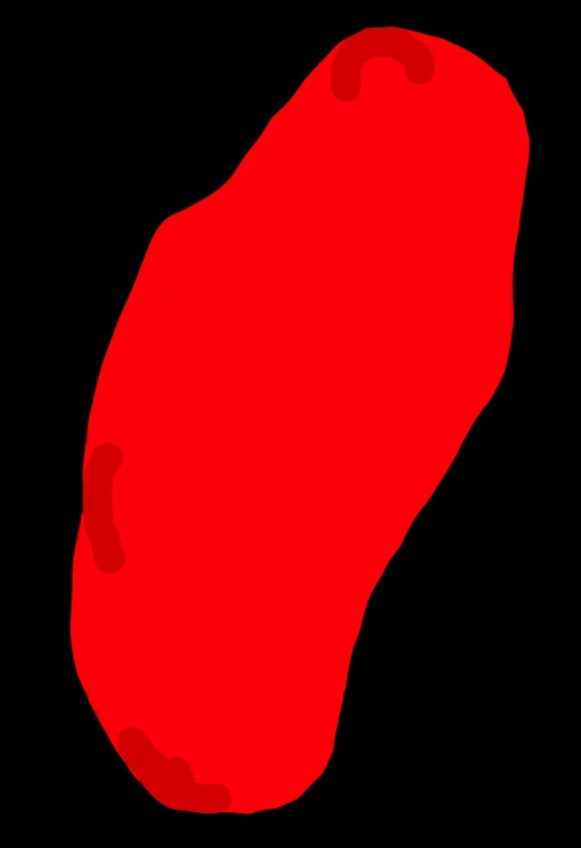
#> input picture data/cells/c1.jpg, 581 x 848 px
$ python -i spindle.py   (imports and definitions only)
#> lines starting #> are read from the running program, lines starting #| are printed output that depends on the picture; after the words box and inside, x2 and y2 are one past the last pixel; in counts of white or black regions, pixels touching at a corner belong together
#!/usr/bin/env python
# coding: utf-8
"""
Spindle Positioning Simulation - Refactored Version
====================================================

Simulates spindle positioning during cell division across multiple cell types:
- Follicular epithelial cells (Drosophila)
- Neuroblasts (Drosophila)
- C. elegans embryos (PNC and spindle modes)
- Zebrafish endothelial cells

Author: Alikhan Yeltokov
Date: 2025
"""

from dataclasses import dataclass, field
from typing import Optional, Literal, Dict, Any, Tuple, List
from pathlib import Path
import numpy as np
import pandas as pd
import openpyxl
import cv2
import json
import random
import math
import os
from numpy import linalg as LA
from scipy.stats import norm
from scipy.ndimage import gaussian_filter1d
from scipy.interpolate import interp1d
from shapely.geometry import LineString, Polygon, Point
import matplotlib.pyplot as plt
import matplotlib.patches as patches
import matplotlib.colors as mcolors

# ============================================================================
# CONFIGURATION CLASSES
# ============================================================================

@dataclass
class SimulationConfig:
    """Core simulation parameters shared by all cell types."""
    # Force units are in pN, distances is in custom model units where 1 model unit = 10 Âµm (will change to micrometers in the next version), time in s
    # Time & discretization
    time_step: float
    total_time: float
    seed: int = 42

    # Spindle geometry
    spindle_half_length: float = 0.4
    spindle_width: float = 0.32
    spindle_angle_init: float = 0.0

    # Microtubules
    n_astral_mts: int = 100
    mt_mean_length: float = 1.0
    mt_length_stdev: float = 1.0

    # Forces & dynamics
    pull_force: float = 5.0
    push_force: float = 5.0
    growth_rate: float = 0.013
    shrink_rate: float = -0.027
    catastrophe_rate: float = 0.021
    rescue_rate: float = 0.029
    bind_rate: float = 0.03
    unbind_rate: float = 0.02

    # Physical constants
    viscosity: float = 100.0
    bending_rigidity: float = 0.2
    min_cortex_distance: float = 0.01
    push_distance: float = 0.0005
    max_interaction_distance: float = 0.02
    mt_min_length: float = 0.01
    repulsion_force: float = 0.0

    # Discretization
    n_cell_sides: int = 480
    mt_discretization: int = 2 #serves no function in the current version

    # Paths
    data_dir: Path = field(default_factory=lambda: Path("./data"))
    output_dir: Path = field(default_factory=lambda: Path("./output"))

    # Visualization
    show_force_vectors: bool = False
    save_plots: bool = True
    plot_interval: int = 40

    # Advanced
    length_distribution: Literal["gamma", "constant"] = "gamma"
    initial_state_distribution: Literal["random", "growing"] = "random"
    max_step: float = 0.1

    # [12 lines left out: function get_probabilities, not called in this run]


@dataclass
class FollicleEpithelialConfig(SimulationConfig):
    cell_type: Literal["follicle_epithelial"] = "follicle_epithelial"
    cell_radius_a: float = 0.5
    cell_radius_b: float = 0.5
    fg_density: int = 100
    astral_spread: float = 3 * np.pi / 2


@dataclass
class NeuroblastConfig(SimulationConfig):
    cell_type: Literal["neuroblast"] = "neuroblast"
    cell_radius_a: float = 0.5
    cell_radius_b: float = 0.5
    fg_density_basal: int = 100
    fg_density_apical: int = 100
    astral_spread: float = 3 * np.pi / 2


@dataclass
class CElegansPNCConfig(SimulationConfig):
    cell_type: Literal["celegans_pnc"] = "celegans_pnc"
    cell_radius_a: float = 2.5
    cell_radius_b: float = 1.5
    superellipse_n: float = 2.2
    fg_density_anterior: int = 40
    fg_density_posterior: int = 60
    astral_spread: float = np.pi
    catastrophe_rate: float = 0.014  # Override parent
    rescue_rate: float = 0.044        # Override parent
    spindle_angle_init: float = np.pi / 2  # Override parent - no magic!


@dataclass
class CElegansSpindleConfig(SimulationConfig):
    cell_type: Literal["celegans_spindle"] = "celegans_spindle"
    cell_radius_a: float = 2.5
    cell_radius_b: float = 1.5
    superellipse_n: float = 2.2
    fg_density_anterior: int = 40
    fg_density_posterior: int = 60
    astral_spread: float = 3 * np.pi / 2
    catastrophe_rate: float = 0.014  # Override parent
    rescue_rate: float = 0.044        # Override parent


@dataclass
class ZebrafishEndoConfig(SimulationConfig):
    """Zebrafish endothelial cell from live imaging."""

    cell_type: Literal["zebrafish_endo"] = "zebrafish_endo"
    endo_index: int = 1
    fg_distribution: Literal["uniform", "junctions"] = "uniform"
    fg_density: int = 10

    cell_radius_a: float = 1.0
    cell_radius_b: float = 1.0
    astral_spread: float = 3 * np.pi / 2

    # Override parent's required field to be optional
    # If None, loads from Excel; if set, uses user value
    total_time: Optional[float] = None

    movie_info_file: Path = field(default_factory=lambda: Path("./data/Movie_info.xlsx"))
    cell_images_dir: Path = field(default_factory=lambda: Path("./data/cells"))
    spindle_images_dir: Path = field(default_factory=lambda: Path("./data/spindles"))
    junction_data_dir: Optional[Path] = None

    extras: Optional[Dict[str, Any]] = None

    # [40 lines left out: functions __post_init__, _load_from_excel, not called in this run]


CellConfig = (FollicleEpithelialConfig | NeuroblastConfig |
              CElegansPNCConfig | CElegansSpindleConfig |
              ZebrafishEndoConfig)


# ============================================================================
# SIMULATION STATE
# ============================================================================

@dataclass
class SimulationState:
    """Complete state of the simulation at a given time."""

    time: float
    cell_boundary: np.ndarray
    fgs: np.ndarray  # Force generator positions
    spindle_poles: np.ndarray
    spindle_angle: float
    astral_mts: np.ndarray
    astral_angles: np.ndarray
    mt_states: np.ndarray  # +1 growing, -1 shrinking
    mt_lengths: np.ndarray
    which_bind: np.ndarray
    which_push: np.ndarray
    free_fgs: np.ndarray
    astral_which_fg: np.ndarray
    velocity_com: np.ndarray = field(default_factory=lambda: np.zeros(2))


# ============================================================================
# HELPER FUNCTIONS
# ============================================================================

def sgn(x):
    """Sign function."""
    return np.where(x > 0, 1, -1)


# [95 lines left out: functions gaussian_angles, superellipse_points, point_in_polygon, distance_matrix, calculate_perimeter, calculate_partial_perimeter and 2 more, not called in this run]


# ============================================================================
# IMAGE PROCESSING FUNCTIONS (for Zebrafish)
# ============================================================================

def get_contours(image_path: str) -> np.ndarray:
    """Extract contours from microscopy image using OpenCV."""
#> called with image_path = 'data/cells/c1.jpg'
    image = cv2.imread(image_path)
#> image is the input picture: shape (848, 581, 3); mean B, G, R 3.8, 0.7, 118.4
    if image is None:
        raise FileNotFoundError(f"Could not load image: {image_path}")

    gray = cv2.cvtColor(image, cv2.COLOR_BGR2GRAY)
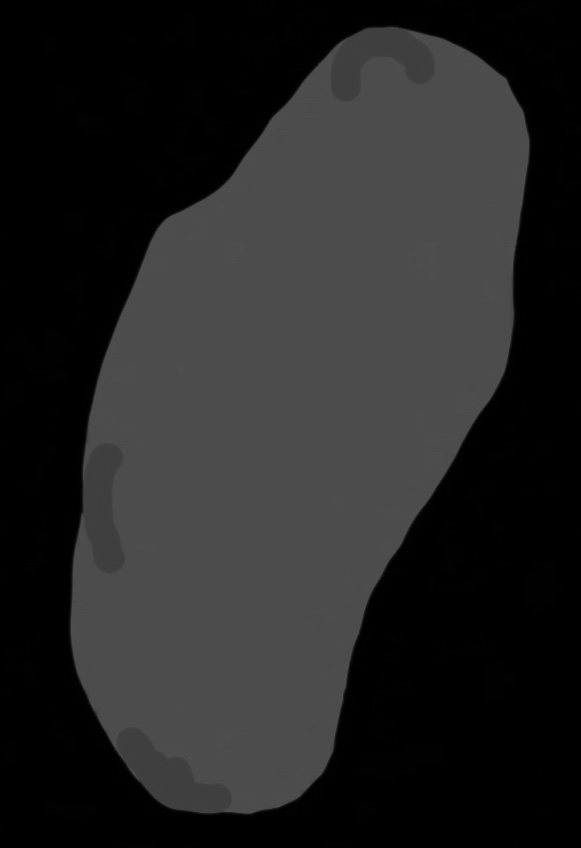
#> gray: shape (848, 581); min 0, max 82, mean 36.1
    blurred = cv2.GaussianBlur(gray, (5, 5), 0)
    edges = cv2.Canny(blurred, 50, 150)
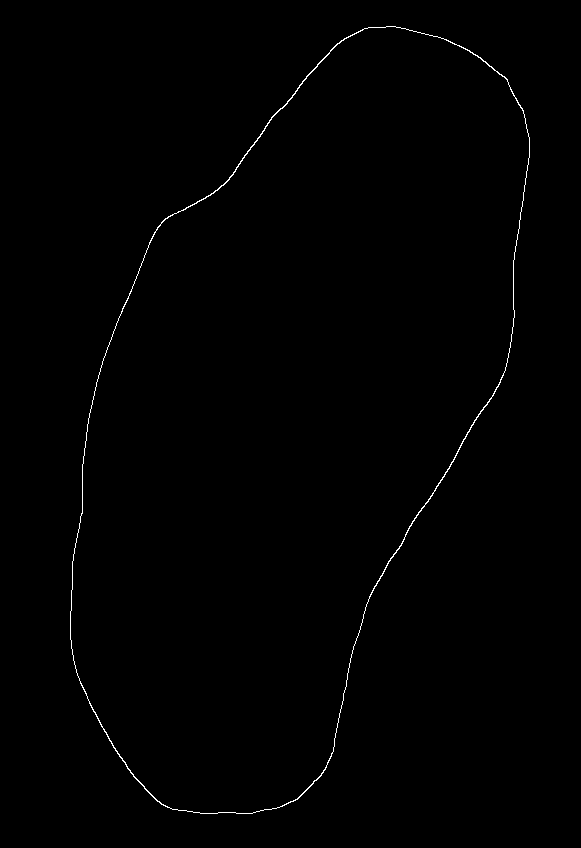
#> edges: shape (848, 581); 0.47% white in thin lines or dots, all inside (x1, y1, x2, y2) = (70, 26, 530, 814)
    contours, _ = cv2.findContours(edges, cv2.RETR_EXTERNAL, cv2.CHAIN_APPROX_SIMPLE)
#> contours = 1 contour; box (x1, y1, x2, y2) and area: (70, 26, 530, 814) 235630

    smoothed_contours = []
    for contour in contours:
        epsilon = 0.0001 * cv2.arcLength(contour, True)
        smoothed_contour = cv2.approxPolyDP(contour, epsilon, True)
        smoothed_contours.append(smoothed_contour)
#> this loop made 1 pass
#> epsilon on pass 1: 0.21
#> after the loop, smoothed_contours has the same summary as contours

    all_points = np.concatenate([contour.squeeze() for contour in smoothed_contours])
#> all_points = 892 pairs, first value 70 to 529, second value 26 to 813
    all_points[:, 1] = -all_points[:, 1]  # Flip y-axis

    return all_points


# [2067 lines left out: functions enhance_cell, smoothen_cell, close_contours, resample_cell, interpolate_contours, transfer_free_fgs and 40 more, not called in this run]


# [56 lines not run here, left out]

>>> result = get_contours('data/cells/c1.jpg')
#> result = 892 pairs, first value 70 to 529, second value -813 to -26
